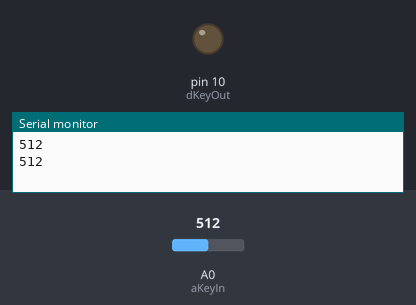
A sketch run on a simulated Arduino Uno, built with avr-gcc and run on an emulated ATmega328P. Shown: output pins drawn as LEDs (lit = HIGH), the last lines printed to the serial monitor. The test bench sets the inputs (shaded band); at power-on: A0 (aKeyIn) = 512.

Above: at 1.8 s.
1.9 s: A0 (aKeyIn) set to 588
3.4 s: A0 (aKeyIn) set to 617
At 4.8 s:
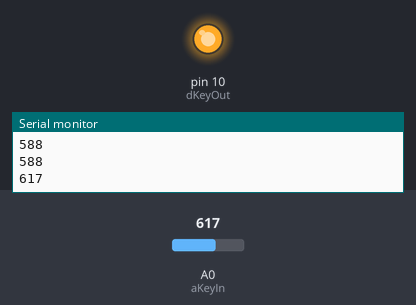
5.5 s: A0 (aKeyIn) set to 590
At 6.4 s:
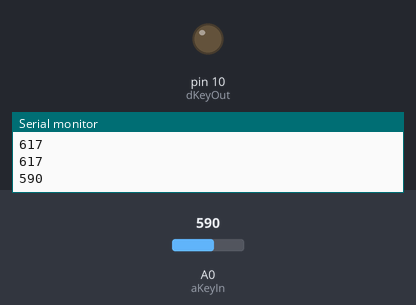
7.5 s: A0 (aKeyIn) set to 610
At 9.1 s:
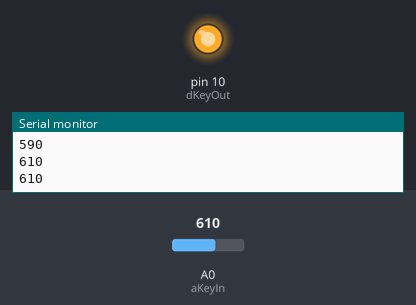
Timing chart, 0 to 10.5 s (numbered marks = the images above; inputs shaded):
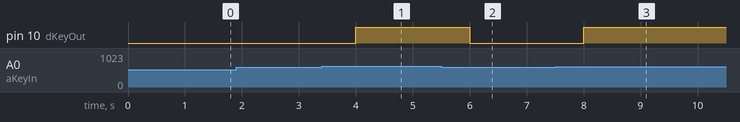

The sketch:

sketch_digicre_lockchecker.ino
```cpp
#include <Wire.h>

int dKeyOut = 10;
int aKeyIn = 0;
int i2caddr = 0x08;

void setup() {
  pinMode(dKeyOut, OUTPUT);
  Wire.begin(i2caddr);
  Wire.onRequest(i2csend);
  Serial.begin(9600);
}

void loop() {
  int analogval = analogRead(aKeyIn);
  Serial.println(analogval);
  if (analogval < 600) {
    // locked
    digitalWrite(dKeyOut, LOW);
  } else {
    // unlocked
    digitalWrite(dKeyOut, HIGH);
  }
  delay(1000);
}

void i2csend() {
  Wire.write(analogRead(aKeyIn) >> 2);
}
```

Measured:
- the behaviour switches between 599 and 600 on A0 (aKeyIn) (found by bisection; images 0 and 1)
- after the input at 3.4 s, pin 10 (dKeyOut): LOW → HIGH after 0.60 s
- after the input at 5.5 s, pin 10 (dKeyOut): HIGH → LOW after 0.50 s
- after the input at 7.5 s, pin 10 (dKeyOut): LOW → HIGH after 0.50 s
